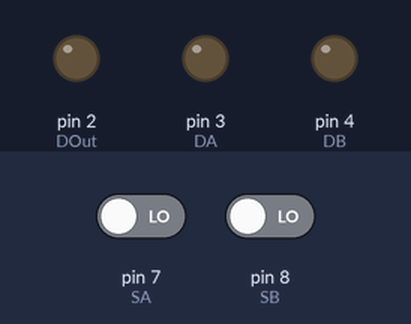
Simulated run of this sketch. Board: Arduino Uno, built with avr-gcc and run on an emulated ATmega328P. Shown: output pins drawn as LEDs (lit = HIGH). Inputs (shaded band) come from the test bench; at power-on: pin 7 (SA) LOW, pin 8 (SB) LOW.

Above: at 1.2 s.
1.3 s: pin 7 (SA) driven HIGH
At 1.8 s:
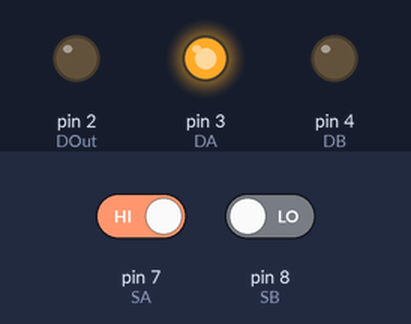
2.8 s: pin 8 (SB) driven HIGH
At 4.0 s:
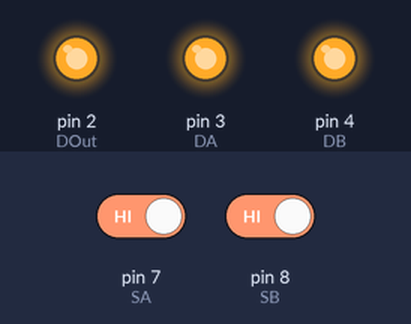
4.3 s: pin 7 (SA) driven LOW
At 5.3 s:
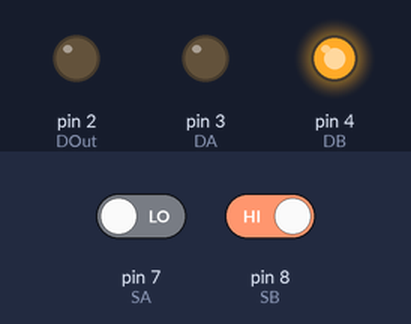
5.8 s: pin 8 (SB) driven LOW
At 6.4 s:
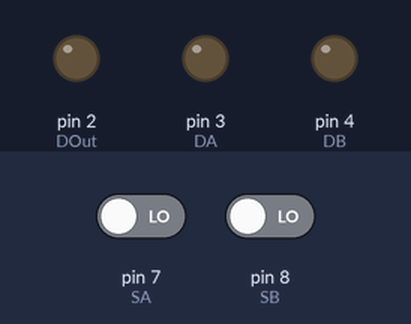
Timing chart, 0 to 8.3 s (numbered marks = the images above; inputs shaded):
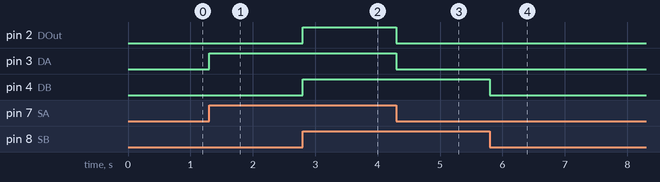

The sketch:

ON_and_OFF_LightSwitches.ino
```cpp
const int DOut=2;//declaring the output pin number and assigning it to LED
const int DA=3;//declaring the first input pin number and assigning it to LED
const int DB=4;//declaring the second input pin number and assigning it to LED
const int ex=5;//setting the led on pin number 5 and assigning it to LED
const int SA=7;//declaring the pin number of switch A
const int SB=8;//declaring the pin number of switch B

void setup() {
  // put your setup code here, to run once:
pinMode(DOut,OUTPUT);//SETTING OUTPUT USING pinMODE
pinMode(DA,OUTPUT);//setting first output using pinMode
pinMode(DB,OUTPUT);//setting second output using pinMode

pinMode(SA,INPUT);//setting first input using pinMode
pinMode(SB,INPUT);//setting first input using pinMode
digitalWrite(ex,LOW);//since we are not using 4th LED we are assigning it as low hence off
}

void loop()
{
    // put your main code here, to run repeatedly:
  boolean pinAState=digitalRead(SA);//Reading the state of pin A
  boolean pinBState=digitalRead(SB);//Reading the state of pin B

  if(pinAState == HIGH)//if the state of pin A is High then the following condition is executed
  {
    digitalWrite(DA,HIGH);
  }
  else //if the state of pin A is low then the else condition is executed
  {
      digitalWrite(DA,LOW);
  }

  if(pinBState == HIGH)//if the state of pin A is High then the following condition is executed
  {
    digitalWrite(DB,HIGH);
  }
  else //if the state of pin B is low then the else condition is executed
  {
    digitalWrite(DB,LOW);
  }

  boolean pinOutState;//declaring the state of output
  //AND
  pinOutState=pinAState && pinBState; //ANDing input pin A with input pin B for obtaining the desired output
  digitalWrite(DOut,pinOutState);//displays digital output pin number in combination with its output state


}
```

Measured:
- after the input at 1.3 s, pin 3 (DA): LOW → HIGH at once
- after the input at 2.8 s, pin 2 (DOut), pin 4 (DB): LOW → HIGH at once
- after the input at 4.3 s, pin 2 (DOut), pin 3 (DA): HIGH → LOW at once
- after the input at 5.8 s, pin 4 (DB): HIGH → LOW at once
